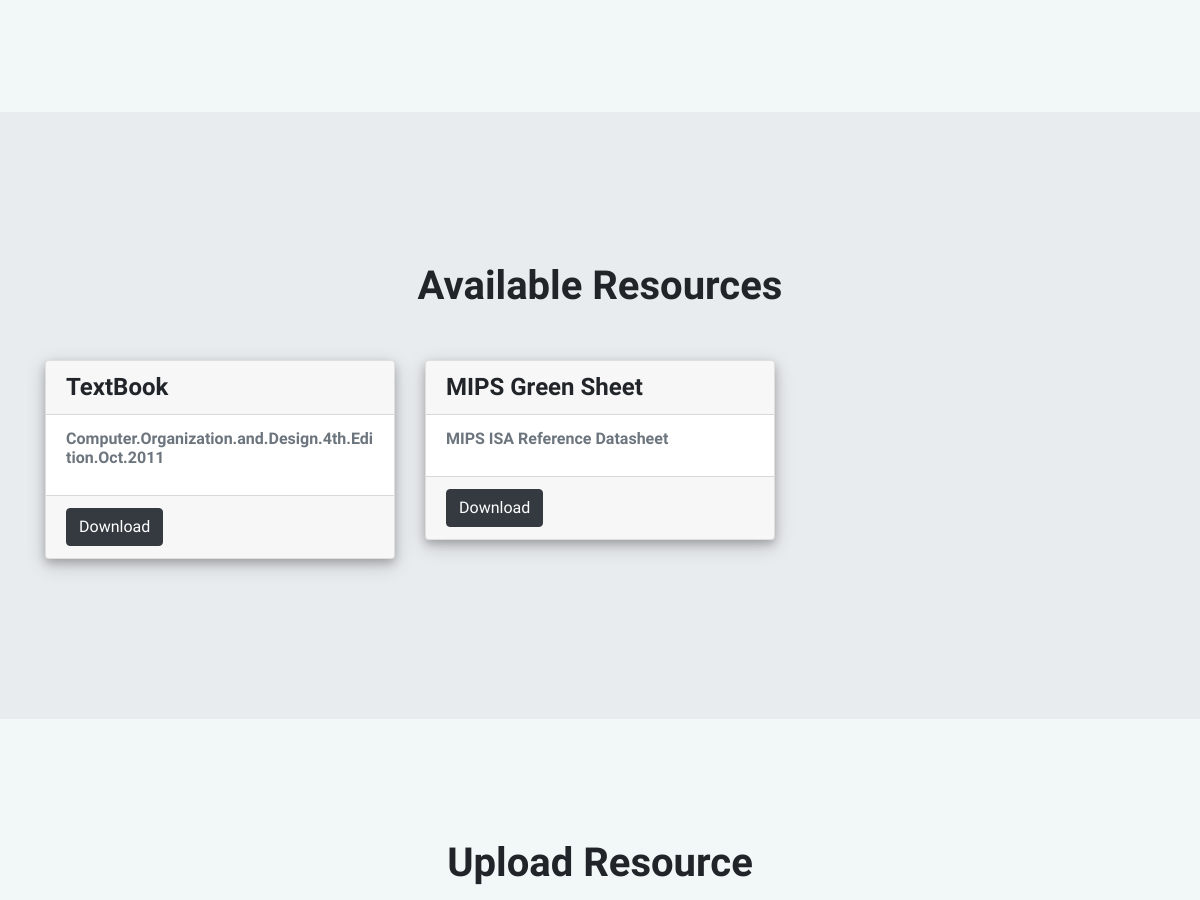
The app's page /course/CS250 (middle part), older data.
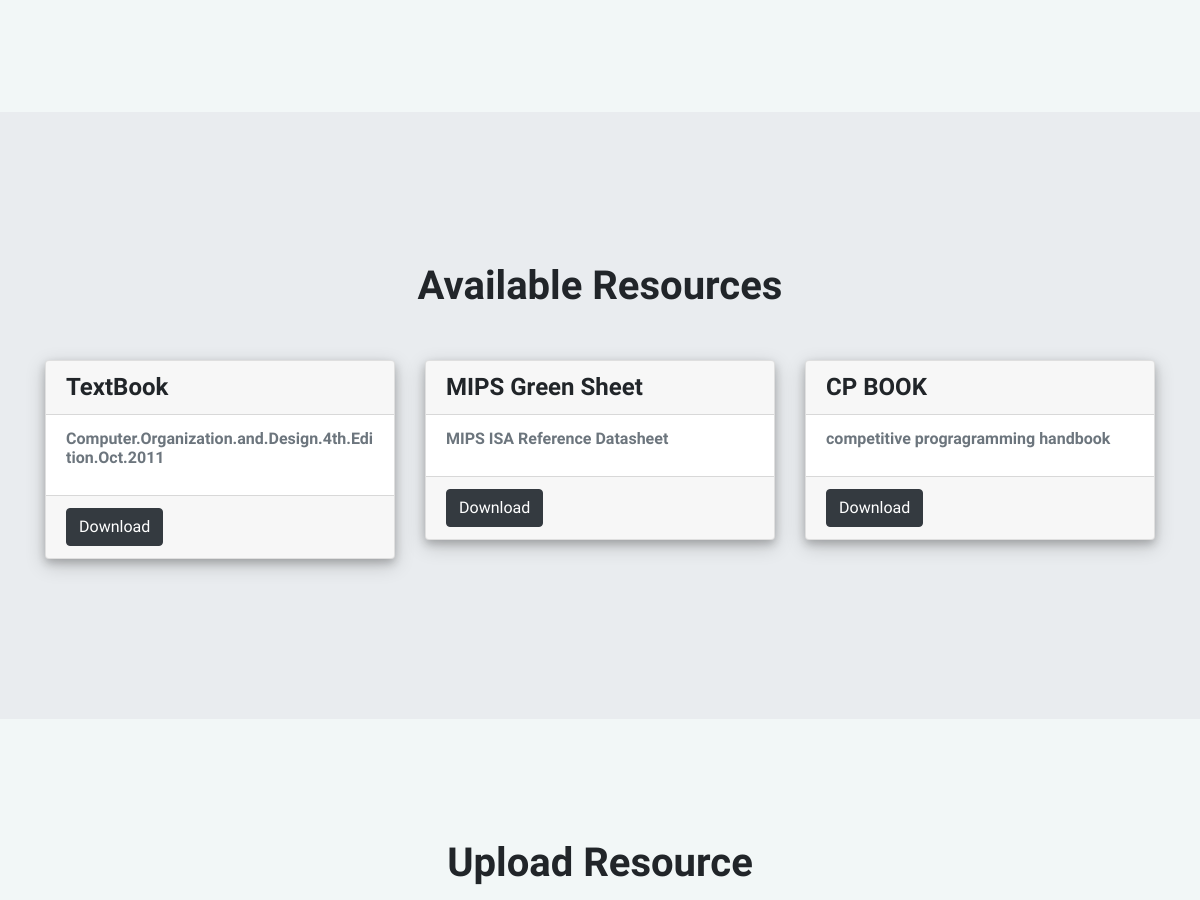
The same page, newer data.
### app/models.py (models this page shows)
class Resource(models.Model):
    RNo = models.AutoField(primary_key=True)
    RName = models.CharField(max_length=100)
    RDes = models.CharField(max_length=200)
    CCode = models.ForeignKey(Course, on_delete=models.CASCADE)
    UNumber = models.ForeignKey(Uploader, on_delete=models.CASCADE)
    filepath = models.FileField(upload_to="resources", default="")
    created_at=models.DateTimeField(auto_now_add=True)
    updated_at=models.DateTimeField(auto_now=True)
    times_visited=models.IntegerField(default=0)

### app/views.py (the view)
# urls.py: path('course/<str:CCode>', views.Crs),
def Crs(request, CCode):
    departments = Department.objects.all()
    params = {'departments': departments}
    course = Course.objects.filter(CCode=CCode)
    resources = Resource.objects.filter(CCode=CCode)
    rs = True
    if(resources):
        rs = True
    else:
        rs = False
    return render(request, 'app/course.html', {'course': course[0], 'resources': resources, 'departments': departments, 'rs': rs})

### app/models.py (called while the page is built)
    def __str__(self):
        return self.DName

### app/templates/app/course.html (shortened to what this page needs)
{% extends "layout.html" %} {% block body %}
<div class="container" style="margin-top: 100px; margin-bottom: 100px;">
  <div class="row row-content" style="margin-top: 50px; margin-bottom: 50px;">
  </div>
</div>
<div style="background-color: #E9ECEF; padding-top: 30px; padding-bottom: 30px;">
  <div class="container" style="margin-top: 100px; margin-bottom: 100px;">
    <div class="row row-content">
      <div class="col-12" style="text-align: center;">
        {% if rs %}
        <h1>Available Resources</h1>
        {% endif %}
      </div>
    </div>
    <div class="row row-content">
      {% if rs %}
      {% for resource in resources %}
      <div class="col-12 col-md-4">
        <div class="card card-dept">
          <div class="card-header">
            <h4>
              {{ resource.RName }}
            </h4>
          </div>
          <div class="card-body">
            <h6 class="card-subtitle mb-2 text-muted">
              {{ resource.RDes }}
            </h6>
          </div>
          <div class="card-footer">
            <form action="/Popularity_check" method="POST" enctype="multipart/form-data" >
            <a href="{{ resource.filepath.url }}" target="_blank"><button class="btn btn-dark" value=" {{ resource.RNo }} " name="Resource_no" type="submit">Download </button></a>
            </form>
            </div>
        </div>
      </div>
      {% endfor %}
      {% endif %}
    </div>
  </div>
</div>
<div class="container" style="margin-top: 100px; margin-bottom: 100px;">
  <div class="row row-content">
    <div class="col-12" style="text-align: center;">
      <h1>Upload Resource</h1>
    </div>
  </div>
</div>
{% endblock %}

Row changes from the older to the newer data that the page shows:
added Resource: RName "CP BOOK", RDes "competitive progragramming handbook", {{ resource.RNo }} 12 (drawn)
